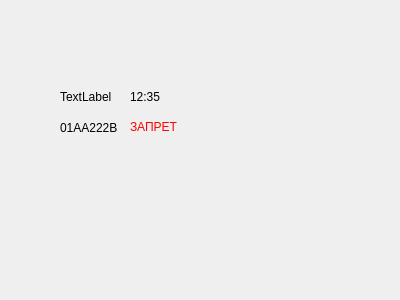
<?xml version="1.0" encoding="UTF-8"?>
<ui version="4.0">
 <class>StatusForm</class>
 <widget class="QWidget" name="StatusForm">
  <property name="geometry">
   <rect>
    <x>0</x>
    <y>0</y>
    <width>400</width>
    <height>300</height>
   </rect>
  </property>
  <property name="windowTitle">
   <string>Form</string>
  </property>
  <widget class="QWidget" name="verticalLayoutWidget">
   <property name="geometry">
    <rect>
     <x>9</x>
     <y>9</y>
     <width>16</width>
     <height>16</height>
    </rect>
   </property>
   <layout class="QVBoxLayout" name="verticalLayout"/>
  </widget>
  <widget class="QLabel" name="label">
   <property name="geometry">
    <rect>
     <x>130</x>
     <y>90</y>
     <width>59</width>
     <height>14</height>
    </rect>
   </property>
   <property name="text">
    <string>12:35</string>
   </property>
  </widget>
  <widget class="QLabel" name="label_2">
   <property name="geometry">
    <rect>
     <x>60</x>
     <y>90</y>
     <width>59</width>
     <height>14</height>
    </rect>
   </property>
   <property name="text">
    <string>TextLabel</string>
   </property>
  </widget>
  <widget class="QLabel" name="label_3">
   <property name="geometry">
    <rect>
     <x>60</x>
     <y>120</y>
     <width>61</width>
     <height>16</height>
    </rect>
   </property>
   <property name="text">
    <string>01AA222B</string>
   </property>
  </widget>
  <widget class="QLabel" name="label_4">
   <property name="geometry">
    <rect>
     <x>130</x>
     <y>120</y>
     <width>59</width>
     <height>14</height>
    </rect>
   </property>
   <property name="text">
    <string>&lt;html&gt;&lt;head/&gt;&lt;body&gt;&lt;p&gt;&lt;span style=&quot; color:#ff0000;&quot;&gt;ЗАПРЕТ&lt;/span&gt;&lt;/p&gt;&lt;/body&gt;&lt;/html&gt;</string>
   </property>
  </widget>
 </widget>
 <resources/>
 <connections/>
</ui>
